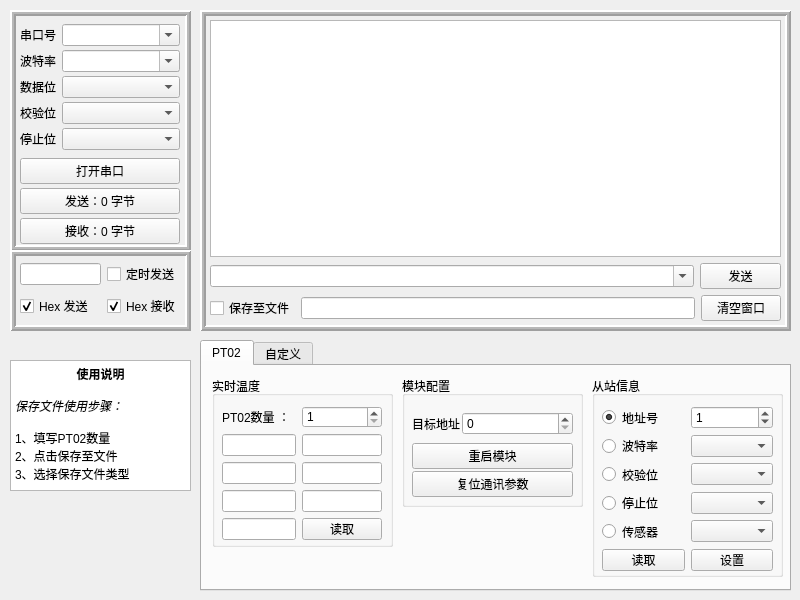
<?xml version="1.0" encoding="UTF-8"?>
<ui version="4.0">
 <class>frmComTool</class>
 <widget class="QWidget" name="frmComTool">
  <property name="geometry">
   <rect>
    <x>0</x>
    <y>0</y>
    <width>800</width>
    <height>600</height>
   </rect>
  </property>
  <property name="windowTitle">
   <string>frmComTool</string>
  </property>
  <widget class="QFrame" name="frame">
   <property name="geometry">
    <rect>
     <x>10</x>
     <y>10</y>
     <width>181</width>
     <height>241</height>
    </rect>
   </property>
   <property name="frameShape">
    <enum>QFrame::Box</enum>
   </property>
   <property name="frameShadow">
    <enum>QFrame::Raised</enum>
   </property>
   <property name="lineWidth">
    <number>2</number>
   </property>
   <property name="midLineWidth">
    <number>2</number>
   </property>
   <widget class="QWidget" name="verticalLayoutWidget">
    <property name="geometry">
     <rect>
      <x>10</x>
      <y>10</y>
      <width>160</width>
      <height>224</height>
     </rect>
    </property>
    <layout class="QVBoxLayout" name="verticalLayout">
     <property name="spacing">
      <number>4</number>
     </property>
     <property name="leftMargin">
      <number>0</number>
     </property>
     <property name="rightMargin">
      <number>0</number>
     </property>
     <property name="bottomMargin">
      <number>0</number>
     </property>
     <item>
      <layout class="QFormLayout" name="formLayout_ConnectParam">
       <property name="sizeConstraint">
        <enum>QLayout::SetFixedSize</enum>
       </property>
       <property name="rowWrapPolicy">
        <enum>QFormLayout::DontWrapRows</enum>
       </property>
       <property name="formAlignment">
        <set>Qt::AlignLeading|Qt::AlignLeft|Qt::AlignVCenter</set>
       </property>
       <property name="horizontalSpacing">
        <number>6</number>
       </property>
       <property name="verticalSpacing">
        <number>4</number>
       </property>
       <property name="leftMargin">
        <number>0</number>
       </property>
       <property name="topMargin">
        <number>0</number>
       </property>
       <property name="rightMargin">
        <number>0</number>
       </property>
       <property name="bottomMargin">
        <number>0</number>
       </property>
       <item row="0" column="0">
        <widget class="QLabel" name="Label_ComNumber">
         <property name="text">
          <string>串口号</string>
         </property>
        </widget>
       </item>
       <item row="0" column="1">
        <widget class="serialportcombobox" name="ComboBox_ComNumber">
         <property name="editable">
          <bool>true</bool>
         </property>
        </widget>
       </item>
       <item row="1" column="0">
        <widget class="QLabel" name="Label_BaudRate">
         <property name="text">
          <string>波特率</string>
         </property>
        </widget>
       </item>
       <item row="1" column="1">
        <widget class="QComboBox" name="ComboBox_BaudRate">
         <property name="editable">
          <bool>true</bool>
         </property>
        </widget>
       </item>
       <item row="2" column="0">
        <widget class="QLabel" name="Label_DataBit">
         <property name="text">
          <string>数据位</string>
         </property>
        </widget>
       </item>
       <item row="3" column="0">
        <widget class="QLabel" name="Label_Parity">
         <property name="text">
          <string>校验位</string>
         </property>
        </widget>
       </item>
       <item row="3" column="1">
        <widget class="QComboBox" name="ComboBox_Parity"/>
       </item>
       <item row="4" column="0">
        <widget class="QLabel" name="Label_StopBit">
         <property name="text">
          <string>停止位</string>
         </property>
        </widget>
       </item>
       <item row="2" column="1">
        <widget class="QComboBox" name="ComboBox_DataBit"/>
       </item>
       <item row="4" column="1">
        <widget class="QComboBox" name="ComboBox_StopBit"/>
       </item>
      </layout>
     </item>
     <item>
      <widget class="QPushButton" name="pushButton_OpenCom">
       <property name="text">
        <string>打开串口</string>
       </property>
      </widget>
     </item>
     <item>
      <widget class="QPushButton" name="pushButton_SendCnt">
       <property name="text">
        <string>发送：0 字节</string>
       </property>
      </widget>
     </item>
     <item>
      <widget class="QPushButton" name="pushButton_ReceiveCnt">
       <property name="text">
        <string>接收：0 字节</string>
       </property>
      </widget>
     </item>
    </layout>
   </widget>
  </widget>
  <widget class="QFrame" name="frame_2">
   <property name="geometry">
    <rect>
     <x>200</x>
     <y>10</y>
     <width>591</width>
     <height>321</height>
    </rect>
   </property>
   <property name="frameShape">
    <enum>QFrame::Box</enum>
   </property>
   <property name="frameShadow">
    <enum>QFrame::Raised</enum>
   </property>
   <property name="lineWidth">
    <number>2</number>
   </property>
   <property name="midLineWidth">
    <number>2</number>
   </property>
   <widget class="QWidget" name="verticalLayoutWidget_2">
    <property name="geometry">
     <rect>
      <x>10</x>
      <y>10</y>
      <width>571</width>
      <height>301</height>
     </rect>
    </property>
    <layout class="QVBoxLayout" name="verticalLayout_2">
     <item>
      <widget class="QTextEdit" name="txtMain">
       <property name="readOnly">
        <bool>true</bool>
       </property>
      </widget>
     </item>
     <item>
      <layout class="QHBoxLayout" name="horizontalLayout" stretch="6,1">
       <property name="sizeConstraint">
        <enum>QLayout::SetNoConstraint</enum>
       </property>
       <item>
        <widget class="QComboBox" name="comboBox_SendContent">
         <property name="editable">
          <bool>true</bool>
         </property>
        </widget>
       </item>
       <item>
        <widget class="QPushButton" name="pushButton_Send">
         <property name="text">
          <string>发送</string>
         </property>
         <property name="autoDefault">
          <bool>false</bool>
         </property>
        </widget>
       </item>
      </layout>
     </item>
     <item>
      <layout class="QHBoxLayout" name="horizontalLayout_2" stretch="0,6,0">
       <item>
        <widget class="QCheckBox" name="checkBox_SaveInFile">
         <property name="text">
          <string>保存至文件</string>
         </property>
         <property name="tristate">
          <bool>false</bool>
         </property>
        </widget>
       </item>
       <item>
        <widget class="QLineEdit" name="lineEdit_SaveDir">
         <property name="text">
          <string/>
         </property>
         <property name="readOnly">
          <bool>true</bool>
         </property>
        </widget>
       </item>
       <item>
        <widget class="QPushButton" name="pushButton_ClearTxtMain">
         <property name="text">
          <string>清空窗口</string>
         </property>
        </widget>
       </item>
      </layout>
     </item>
    </layout>
   </widget>
  </widget>
  <widget class="QFrame" name="frame_3">
   <property name="geometry">
    <rect>
     <x>10</x>
     <y>250</y>
     <width>181</width>
     <height>81</height>
    </rect>
   </property>
   <property name="frameShape">
    <enum>QFrame::Box</enum>
   </property>
   <property name="frameShadow">
    <enum>QFrame::Raised</enum>
   </property>
   <property name="lineWidth">
    <number>2</number>
   </property>
   <property name="midLineWidth">
    <number>2</number>
   </property>
   <widget class="QWidget" name="gridLayoutWidget">
    <property name="geometry">
     <rect>
      <x>10</x>
      <y>10</y>
      <width>161</width>
      <height>61</height>
     </rect>
    </property>
    <layout class="QGridLayout" name="gridLayout">
     <item row="0" column="1">
      <widget class="QCheckBox" name="checkBox_AutoSendInTime">
       <property name="text">
        <string>定时发送</string>
       </property>
       <property name="checked">
        <bool>false</bool>
       </property>
      </widget>
     </item>
     <item row="1" column="1">
      <widget class="QCheckBox" name="checkBox_HexReceive">
       <property name="text">
        <string>Hex 接收</string>
       </property>
       <property name="checked">
        <bool>true</bool>
       </property>
      </widget>
     </item>
     <item row="1" column="0">
      <widget class="QCheckBox" name="checkBox_HexSend">
       <property name="text">
        <string>Hex 发送</string>
       </property>
       <property name="checked">
        <bool>true</bool>
       </property>
      </widget>
     </item>
     <item row="0" column="0">
      <widget class="QLineEdit" name="lineEdit_AutoSendInTime"/>
     </item>
    </layout>
   </widget>
  </widget>
  <widget class="QTabWidget" name="tabWidget">
   <property name="geometry">
    <rect>
     <x>200</x>
     <y>340</y>
     <width>591</width>
     <height>251</height>
    </rect>
   </property>
   <property name="currentIndex">
    <number>0</number>
   </property>
   <widget class="QWidget" name="tab_RS68Module">
    <attribute name="title">
     <string>PT02</string>
    </attribute>
    <widget class="QGroupBox" name="groupBox">
     <property name="geometry">
      <rect>
       <x>390</x>
       <y>10</y>
       <width>191</width>
       <height>201</height>
      </rect>
     </property>
     <property name="title">
      <string>从站信息</string>
     </property>
     <widget class="QWidget" name="gridLayoutWidget_2">
      <property name="geometry">
       <rect>
        <x>10</x>
        <y>30</y>
        <width>171</width>
        <height>165</height>
       </rect>
      </property>
      <layout class="QGridLayout" name="gridLayout_2">
       <property name="spacing">
        <number>6</number>
       </property>
       <item row="0" column="1">
        <widget class="QSpinBox" name="SpinBox_SlaveAddrNum">
         <property name="value">
          <number>1</number>
         </property>
        </widget>
       </item>
       <item row="2" column="1">
        <widget class="QComboBox" name="comboBox_SlaveParity"/>
       </item>
       <item row="1" column="1">
        <widget class="QComboBox" name="comboBox_SlaveBaudRate"/>
       </item>
       <item row="1" column="0">
        <widget class="QRadioButton" name="radioButton_SlaveBaudRate">
         <property name="text">
          <string>波特率</string>
         </property>
        </widget>
       </item>
       <item row="4" column="0">
        <widget class="QRadioButton" name="radioButton_SlaveSensorType">
         <property name="text">
          <string>传感器</string>
         </property>
        </widget>
       </item>
       <item row="4" column="1">
        <widget class="QComboBox" name="comboBox_SlaveSensorType"/>
       </item>
       <item row="0" column="0">
        <widget class="QRadioButton" name="radioButton_SlaveAddrNum">
         <property name="text">
          <string>地址号</string>
         </property>
         <property name="checked">
          <bool>true</bool>
         </property>
        </widget>
       </item>
       <item row="3" column="0">
        <widget class="QRadioButton" name="radioButton_SlaveStopBits">
         <property name="text">
          <string>停止位</string>
         </property>
        </widget>
       </item>
       <item row="2" column="0">
        <widget class="QRadioButton" name="radioButton_SlaveParity">
         <property name="text">
          <string>校验位</string>
         </property>
        </widget>
       </item>
       <item row="3" column="1">
        <widget class="QComboBox" name="comboBox_SlaveStopBits"/>
       </item>
       <item row="5" column="0">
        <widget class="QPushButton" name="pushButton_SlaveRead">
         <property name="text">
          <string>读取</string>
         </property>
        </widget>
       </item>
       <item row="5" column="1">
        <widget class="QPushButton" name="pushButton_SlaveSet">
         <property name="text">
          <string>设置</string>
         </property>
        </widget>
       </item>
      </layout>
     </widget>
    </widget>
    <widget class="QGroupBox" name="groupBox_3">
     <property name="geometry">
      <rect>
       <x>200</x>
       <y>10</y>
       <width>181</width>
       <height>131</height>
      </rect>
     </property>
     <property name="title">
      <string>模块配置</string>
     </property>
     <widget class="QWidget" name="layoutWidget_1">
      <property name="geometry">
       <rect>
        <x>10</x>
        <y>30</y>
        <width>161</width>
        <height>91</height>
       </rect>
      </property>
      <layout class="QVBoxLayout" name="verticalLayout_3">
       <property name="spacing">
        <number>2</number>
       </property>
       <property name="topMargin">
        <number>0</number>
       </property>
       <item>
        <layout class="QFormLayout" name="formLayout">
         <property name="formAlignment">
          <set>Qt::AlignLeading|Qt::AlignLeft|Qt::AlignVCenter</set>
         </property>
         <item row="0" column="0">
          <widget class="QLabel" name="Label_SendAddr">
           <property name="text">
            <string>目标地址</string>
           </property>
          </widget>
         </item>
         <item row="0" column="1">
          <widget class="QSpinBox" name="SpinBox_SendAddr">
           <property name="maximum">
            <number>254</number>
           </property>
          </widget>
         </item>
        </layout>
       </item>
       <item>
        <widget class="QPushButton" name="pushButton_ResetRsModule">
         <property name="text">
          <string>重启模块</string>
         </property>
        </widget>
       </item>
       <item>
        <widget class="QPushButton" name="pushButton_ResetConnectParam">
         <property name="text">
          <string>复位通讯参数</string>
         </property>
        </widget>
       </item>
      </layout>
     </widget>
    </widget>
    <widget class="QGroupBox" name="groupBox_Temp">
     <property name="geometry">
      <rect>
       <x>10</x>
       <y>10</y>
       <width>181</width>
       <height>171</height>
      </rect>
     </property>
     <property name="title">
      <string>实时温度</string>
     </property>
     <widget class="QWidget" name="gridLayoutWidget_3">
      <property name="geometry">
       <rect>
        <x>10</x>
        <y>30</y>
        <width>160</width>
        <height>134</height>
       </rect>
      </property>
      <layout class="QGridLayout" name="gridLayout_3">
       <item row="2" column="0">
        <widget class="QLineEdit" name="lineEdit_TempValue_2"/>
       </item>
       <item row="3" column="0">
        <widget class="QLineEdit" name="lineEdit_TempValue_3"/>
       </item>
       <item row="1" column="1">
        <widget class="QLineEdit" name="lineEdit_TempValue_5"/>
       </item>
       <item row="1" column="0">
        <widget class="QLineEdit" name="lineEdit_TempValue_1">
         <property name="readOnly">
          <bool>true</bool>
         </property>
        </widget>
       </item>
       <item row="4" column="0">
        <widget class="QLineEdit" name="lineEdit_TempValue_4"/>
       </item>
       <item row="2" column="1">
        <widget class="QLineEdit" name="lineEdit_TempValue_6"/>
       </item>
       <item row="3" column="1">
        <widget class="QLineEdit" name="lineEdit_TempValue_7"/>
       </item>
       <item row="4" column="1">
        <widget class="QPushButton" name="pushButton_ReadTemp">
         <property name="text">
          <string>读取</string>
         </property>
        </widget>
       </item>
       <item row="0" column="0">
        <widget class="QLabel" name="label_pt02num">
         <property name="text">
          <string>PT02数量 ：</string>
         </property>
        </widget>
       </item>
       <item row="0" column="1">
        <widget class="QSpinBox" name="spinBox_pt02num">
         <property name="minimum">
          <number>1</number>
         </property>
         <property name="maximum">
          <number>3</number>
         </property>
        </widget>
       </item>
      </layout>
     </widget>
    </widget>
   </widget>
   <widget class="QWidget" name="tab2">
    <attribute name="title">
     <string>自定义</string>
    </attribute>
   </widget>
  </widget>
  <widget class="QTextEdit" name="textEdit">
   <property name="geometry">
    <rect>
     <x>10</x>
     <y>360</y>
     <width>181</width>
     <height>131</height>
    </rect>
   </property>
   <property name="html">
    <string>&lt;!DOCTYPE HTML PUBLIC &quot;-//W3C//DTD HTML 4.0//EN&quot; &quot;http://www.w3.org/TR/REC-html40/strict.dtd&quot;&gt;
&lt;html&gt;&lt;head&gt;&lt;meta name=&quot;qrichtext&quot; content=&quot;1&quot; /&gt;&lt;meta charset=&quot;utf-8&quot; /&gt;&lt;style type=&quot;text/css&quot;&gt;
p, li { white-space: pre-wrap; }
&lt;/style&gt;&lt;/head&gt;&lt;body style=&quot; font-family:'Microsoft YaHei UI'; font-size:9pt; font-weight:400; font-style:normal;&quot;&gt;
&lt;p align=&quot;center&quot; style=&quot; margin-top:0px; margin-bottom:0px; margin-left:0px; margin-right:0px; -qt-block-indent:0; text-indent:0px;&quot;&gt;&lt;span style=&quot; font-weight:700;&quot;&gt;使用说明&lt;/span&gt;&lt;/p&gt;
&lt;p align=&quot;center&quot; style=&quot;-qt-paragraph-type:empty; margin-top:0px; margin-bottom:0px; margin-left:0px; margin-right:0px; -qt-block-indent:0; text-indent:0px;&quot;&gt;&lt;br /&gt;&lt;/p&gt;
&lt;p style=&quot; margin-top:0px; margin-bottom:0px; margin-left:0px; margin-right:0px; -qt-block-indent:0; text-indent:0px;&quot;&gt;&lt;span style=&quot; font-style:italic;&quot;&gt;保存文件使用步骤：&lt;/span&gt;&lt;/p&gt;
&lt;p style=&quot;-qt-paragraph-type:empty; margin-top:0px; margin-bottom:0px; margin-left:0px; margin-right:0px; -qt-block-indent:0; text-indent:0px; font-style:italic;&quot;&gt;&lt;br /&gt;&lt;/p&gt;
&lt;p style=&quot; margin-top:0px; margin-bottom:0px; margin-left:0px; margin-right:0px; -qt-block-indent:0; text-indent:0px;&quot;&gt;1、填写PT02数量&lt;/p&gt;
&lt;p style=&quot; margin-top:0px; margin-bottom:0px; margin-left:0px; margin-right:0px; -qt-block-indent:0; text-indent:0px;&quot;&gt;2、点击保存至文件&lt;/p&gt;
&lt;p style=&quot; margin-top:0px; margin-bottom:0px; margin-left:0px; margin-right:0px; -qt-block-indent:0; text-indent:0px;&quot;&gt;3、选择保存文件类型&lt;/p&gt;&lt;/body&gt;&lt;/html&gt;</string>
   </property>
  </widget>
 </widget>
 <customwidgets>
  <customwidget>
   <class>serialportcombobox</class>
   <extends>QComboBox</extends>
   <header location="global">serialportcombobox.h</header>
  </customwidget>
 </customwidgets>
 <resources/>
 <connections/>
</ui>
